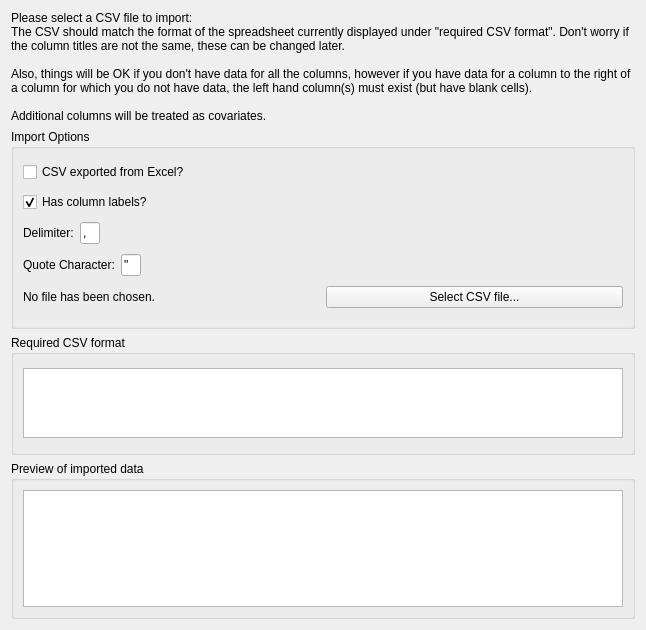
<?xml version="1.0" encoding="UTF-8"?>
<ui version="4.0">
 <class>WizardPage</class>
 <widget class="QWizardPage" name="WizardPage">
  <property name="geometry">
   <rect>
    <x>0</x>
    <y>0</y>
    <width>646</width>
    <height>630</height>
   </rect>
  </property>
  <property name="minimumSize">
   <size>
    <width>500</width>
    <height>630</height>
   </size>
  </property>
  <property name="windowTitle">
   <string>WizardPage</string>
  </property>
  <property name="title">
   <string>Choose CSV File</string>
  </property>
  <layout class="QVBoxLayout" name="verticalLayout_2">
   <item>
    <widget class="QLabel" name="instructions">
     <property name="text">
      <string>Please select a CSV file to import:
The CSV should match the format of the spreadsheet currently displayed under &quot;required CSV format&quot;. Don't worry if the column titles are not the same, these can be changed later.

Also, things will be OK if you don't have data for all the columns, however if you have data for a column to the right of a column for which you do not have data, the left hand column(s) must exist (but have blank cells).

Additional columns will be treated as covariates.</string>
     </property>
     <property name="wordWrap">
      <bool>true</bool>
     </property>
    </widget>
   </item>
   <item>
    <widget class="QGroupBox" name="groupBox">
     <property name="sizePolicy">
      <sizepolicy hsizetype="Preferred" vsizetype="Minimum">
       <horstretch>0</horstretch>
       <verstretch>0</verstretch>
      </sizepolicy>
     </property>
     <property name="minimumSize">
      <size>
       <width>0</width>
       <height>200</height>
      </size>
     </property>
     <property name="title">
      <string>Import Options</string>
     </property>
     <layout class="QVBoxLayout" name="verticalLayout">
      <item>
       <widget class="QCheckBox" name="from_excel_chkbx">
        <property name="text">
         <string>CSV exported from Excel?</string>
        </property>
       </widget>
      </item>
      <item>
       <widget class="QCheckBox" name="has_headers_chkbx">
        <property name="text">
         <string>Has column labels?</string>
        </property>
        <property name="checked">
         <bool>true</bool>
        </property>
       </widget>
      </item>
      <item>
       <layout class="QHBoxLayout" name="horizontalLayout">
        <item>
         <widget class="QLabel" name="delimter_lbl">
          <property name="text">
           <string>Delimiter:</string>
          </property>
          <property name="buddy">
           <cstring>delimter_le</cstring>
          </property>
         </widget>
        </item>
        <item>
         <widget class="QLineEdit" name="delimter_le">
          <property name="sizePolicy">
           <sizepolicy hsizetype="Fixed" vsizetype="Fixed">
            <horstretch>0</horstretch>
            <verstretch>0</verstretch>
           </sizepolicy>
          </property>
          <property name="maximumSize">
           <size>
            <width>20</width>
            <height>16777215</height>
           </size>
          </property>
          <property name="text">
           <string>,</string>
          </property>
         </widget>
        </item>
        <item>
         <spacer name="horizontalSpacer">
          <property name="orientation">
           <enum>Qt::Horizontal</enum>
          </property>
          <property name="sizeHint" stdset="0">
           <size>
            <width>40</width>
            <height>20</height>
           </size>
          </property>
         </spacer>
        </item>
       </layout>
      </item>
      <item>
       <layout class="QHBoxLayout" name="horizontalLayout_3">
        <item>
         <widget class="QLabel" name="label_2">
          <property name="text">
           <string>Quote Character:</string>
          </property>
          <property name="buddy">
           <cstring>delimter_le</cstring>
          </property>
         </widget>
        </item>
        <item>
         <widget class="QLineEdit" name="quotechar_le">
          <property name="sizePolicy">
           <sizepolicy hsizetype="Fixed" vsizetype="Fixed">
            <horstretch>0</horstretch>
            <verstretch>0</verstretch>
           </sizepolicy>
          </property>
          <property name="maximumSize">
           <size>
            <width>20</width>
            <height>16777215</height>
           </size>
          </property>
          <property name="text">
           <string>&quot;</string>
          </property>
         </widget>
        </item>
        <item>
         <spacer name="horizontalSpacer_2">
          <property name="orientation">
           <enum>Qt::Horizontal</enum>
          </property>
          <property name="sizeHint" stdset="0">
           <size>
            <width>40</width>
            <height>20</height>
           </size>
          </property>
         </spacer>
        </item>
       </layout>
      </item>
      <item>
       <layout class="QHBoxLayout" name="horizontalLayout_2">
        <item>
         <widget class="QLabel" name="file_path_lbl">
          <property name="text">
           <string>No file has been chosen.</string>
          </property>
          <property name="buddy">
           <cstring>select_file_btn</cstring>
          </property>
         </widget>
        </item>
        <item>
         <widget class="QPushButton" name="select_file_btn">
          <property name="text">
           <string>Select CSV file...</string>
          </property>
          <property name="icon">
           <iconset resource="../images/icons.qrc">
            <normaloff>:/function_icon_set/function_icon_set/folder_48.png</normaloff>:/function_icon_set/function_icon_set/folder_48.png</iconset>
          </property>
         </widget>
        </item>
       </layout>
      </item>
     </layout>
    </widget>
   </item>
   <item>
    <widget class="QGroupBox" name="groupBox_2">
     <property name="minimumSize">
      <size>
       <width>0</width>
       <height>120</height>
      </size>
     </property>
     <property name="title">
      <string>Required CSV format</string>
     </property>
     <layout class="QHBoxLayout" name="horizontalLayout_4">
      <item>
       <widget class="QTableWidget" name="required_fmt_table">
        <property name="sizePolicy">
         <sizepolicy hsizetype="Minimum" vsizetype="Fixed">
          <horstretch>0</horstretch>
          <verstretch>0</verstretch>
         </sizepolicy>
        </property>
        <property name="maximumSize">
         <size>
          <width>16777215</width>
          <height>70</height>
         </size>
        </property>
        <property name="font">
         <font>
          <pointsize>8</pointsize>
          <weight>75</weight>
          <bold>true</bold>
         </font>
        </property>
       </widget>
      </item>
     </layout>
    </widget>
   </item>
   <item>
    <widget class="QGroupBox" name="preview_grp_box">
     <property name="title">
      <string>Preview of imported data</string>
     </property>
     <layout class="QHBoxLayout" name="horizontalLayout_5">
      <item>
       <widget class="QTableWidget" name="preview_table">
        <property name="sizePolicy">
         <sizepolicy hsizetype="Minimum" vsizetype="Expanding">
          <horstretch>0</horstretch>
          <verstretch>0</verstretch>
         </sizepolicy>
        </property>
        <property name="font">
         <font>
          <pointsize>8</pointsize>
          <weight>75</weight>
          <bold>true</bold>
         </font>
        </property>
       </widget>
      </item>
     </layout>
    </widget>
   </item>
  </layout>
 </widget>
 <resources>
  <include location="../images/icons.qrc"/>
 </resources>
 <connections/>
</ui>
